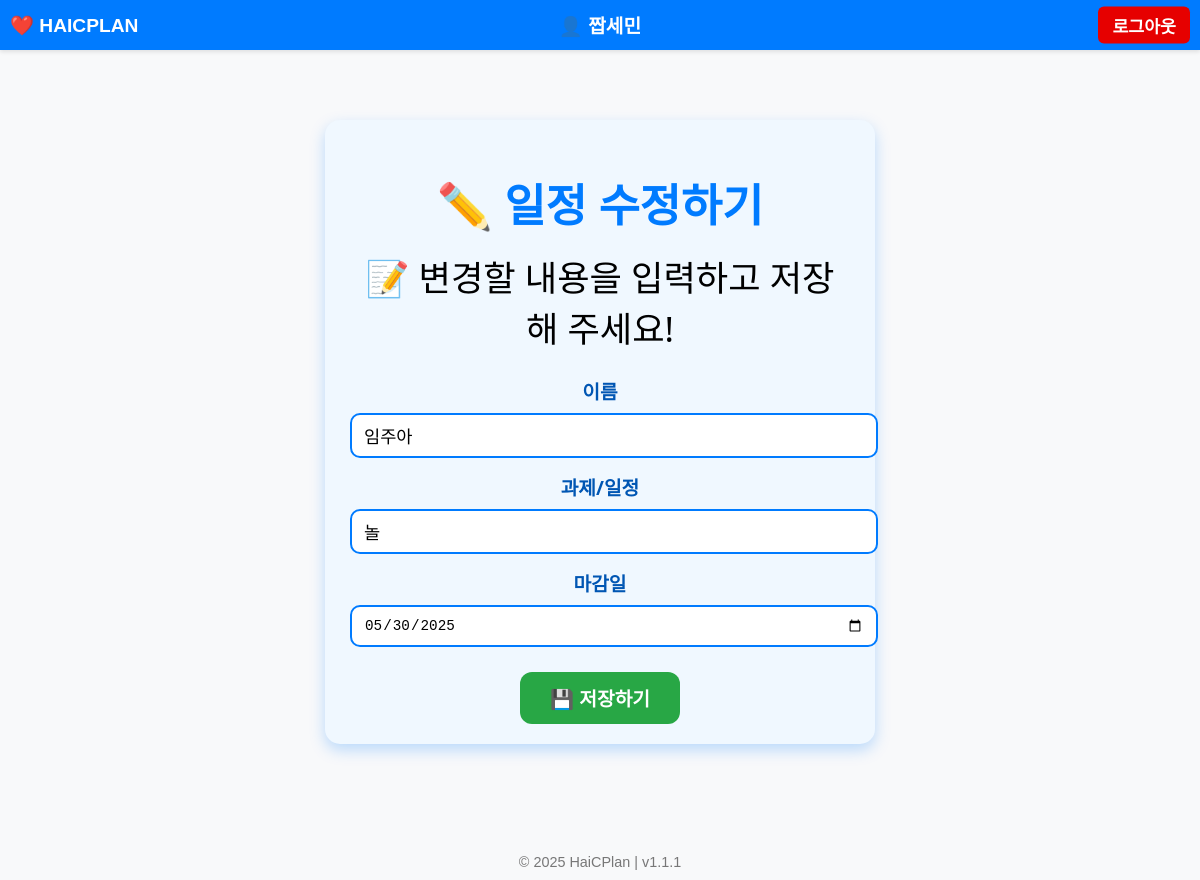
The app's page /edit/15 (signed in) with its own data.
### tables this page shows
CREATE TABLE schedules(
id INTEGER PRIMARY KEY AUTOINCREMENT,
name TEXT,
task TEXT,
deadline TEXT,
username TEXT
);

### app.py (the view)
@app.route('/edit/<int:id>', methods=['GET', 'POST'])
def edit(id):
    if 'username' not in session:
        return redirect(url_for('login'))
    conn = sqlite3.connect('data.db')
    cursor = conn.cursor()
    cursor.execute('SELECT username FROM schedules WHERE id=?', (id,))
    result = cursor.fetchone()
    if not result:
        return "일정이 존재하지 않습니다."
    schedule_owner = result[0]
    if session['role'] != 'admin' and schedule_owner != session['username']:
        return "권한이 없습니다."
    if request.method == 'POST':
        name = request.form['name']
        task = request.form['task']
        deadline = request.form['deadline']
        cursor.execute('UPDATE schedules SET name=?, task=?, deadline=? WHERE id=?',
                       (name, task, deadline, id))
        conn.commit()
        conn.close()
        return redirect(url_for('view'))
    else:
        cursor.execute('SELECT name, task, deadline FROM schedules WHERE id=?', (id,))
        schedule = cursor.fetchone()
        conn.close()
        return render_template('edit.html', schedule=schedule, id=id)

### templates/edit.html (shortened to what this page needs)
{% extends "base.html" %}
{% block content %}
<div class="edit-container">
    <h1>✏️ 일정 수정하기</h1>
    <div class="emoji">📝 변경할 내용을 입력하고 저장해 주세요!</div>
    <form method="post">
        <label for="name">이름</label>
        <input type="text" id="name" name="name" value="{{ schedule[0] }}" required>
        <label for="task">과제/일정</label>
        <input type="text" id="task" name="task" value="{{ schedule[1] }}" required>
        <label for="deadline">마감일</label>
        <input type="date" id="deadline" name="deadline" value="{{ schedule[2] }}" required>
        <button type="submit">💾 저장하기</button>
    </form>
</div>
{% endblock %}

### static/css/base.css (style rules this page uses)
body { font-family: 'Arial', sans-serif; background-color: #f8f9fa; margin: 0; padding: 0; min-height: 100vh; display: flex; flex-direction: column; align-items: center; }

### templates/edit.html (style rules this page uses)
.edit-container { max-width: 500px; margin: 50px auto; padding: 20px 25px; background-color: #f0f8ff; border-radius: 15px; box-shadow: 0 6px 15px rgba(0, 123, 255, 0.25); font-family: 'Segoe UI', Tahoma, Geneva, Verdana, sans-serif; text-align: center; }
h1 { font-size: 2.8em; color: #007bff; margin-bottom: 15px; }
.emoji { font-size: 2.2em; margin-bottom: 25px; }
form label { display: block; font-weight: 600; margin: 15px 0 8px 0; font-size: 1.2em; color: #0056b3; }
form input[type="text"], form input[type="date"] { width: 100%; padding: 10px 12px; font-size: 1.1em; border: 2px solid #007bff; border-radius: 10px; outline: none; transition: border-color 0.3s; }
form button { margin-top: 25px; padding: 12px 30px; background-color: #28a745; border: none; border-radius: 12px; color: white; font-size: 1.2em; cursor: pointer; font-weight: bold; transition: background-color 0.3s; }

### records on screen
schedules: name "임주아", task "놀", deadline "05/30/2025"

### other values on screen
{{ session['username'] }} "짭세민"
